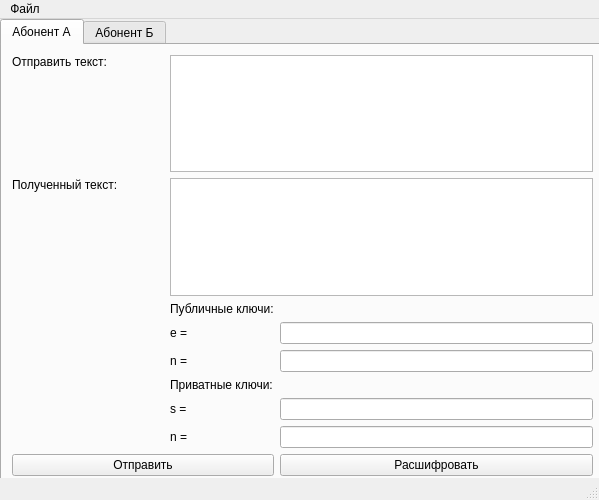
<?xml version="1.0" encoding="UTF-8"?>
<ui version="4.0">
 <class>MainWindow</class>
 <widget class="QMainWindow" name="MainWindow">
  <property name="geometry">
   <rect>
    <x>0</x>
    <y>0</y>
    <width>599</width>
    <height>500</height>
   </rect>
  </property>
  <property name="windowTitle">
   <string>RSA Scrambler</string>
  </property>
  <widget class="QWidget" name="centralwidget">
   <widget class="QTabWidget" name="tabWidget">
    <property name="geometry">
     <rect>
      <x>0</x>
      <y>0</y>
      <width>611</width>
      <height>471</height>
     </rect>
    </property>
    <property name="currentIndex">
     <number>0</number>
    </property>
    <widget class="QWidget" name="user_A">
     <attribute name="title">
      <string>Абонент А</string>
     </attribute>
     <widget class="QWidget" name="gridLayoutWidget_2">
      <property name="geometry">
       <rect>
        <x>10</x>
        <y>10</y>
        <width>581</width>
        <height>421</height>
       </rect>
      </property>
      <layout class="QGridLayout" name="gridLayout_3">
       <item row="7" column="2">
        <widget class="QLabel" name="label_17">
         <property name="text">
          <string>n =</string>
         </property>
        </widget>
       </item>
       <item row="3" column="2">
        <widget class="QLabel" name="label_18">
         <property name="text">
          <string>e =</string>
         </property>
        </widget>
       </item>
       <item row="0" column="2" colspan="2">
        <widget class="QTextEdit" name="enterText_A"/>
       </item>
       <item row="5" column="2">
        <widget class="QLabel" name="label_19">
         <property name="text">
          <string>Приватные ключи:</string>
         </property>
        </widget>
       </item>
       <item row="0" column="0">
        <widget class="QLabel" name="label_20">
         <property name="text">
          <string>Отправить текст:</string>
         </property>
         <property name="alignment">
          <set>Qt::AlignLeading|Qt::AlignLeft|Qt::AlignTop</set>
         </property>
        </widget>
       </item>
       <item row="2" column="2">
        <widget class="QLabel" name="label_21">
         <property name="text">
          <string>Публичные ключи:</string>
         </property>
        </widget>
       </item>
       <item row="4" column="2">
        <widget class="QLabel" name="label_22">
         <property name="text">
          <string>n = </string>
         </property>
        </widget>
       </item>
       <item row="4" column="3">
        <widget class="QLineEdit" name="pub_key_n_A"/>
       </item>
       <item row="6" column="2">
        <widget class="QLabel" name="label_23">
         <property name="text">
          <string>s =</string>
         </property>
        </widget>
       </item>
       <item row="3" column="3">
        <widget class="QLineEdit" name="pub_key_e_A"/>
       </item>
       <item row="6" column="3">
        <widget class="QLineEdit" name="priv_key_s_A"/>
       </item>
       <item row="7" column="3">
        <widget class="QLineEdit" name="priv_key_n_A"/>
       </item>
       <item row="0" column="1">
        <spacer name="horizontalSpacer_3">
         <property name="orientation">
          <enum>Qt::Horizontal</enum>
         </property>
         <property name="sizeType">
          <enum>QSizePolicy::Minimum</enum>
         </property>
         <property name="sizeHint" stdset="0">
          <size>
           <width>40</width>
           <height>20</height>
          </size>
         </property>
        </spacer>
       </item>
       <item row="1" column="0">
        <widget class="QLabel" name="label_24">
         <property name="text">
          <string>Полученный текст:</string>
         </property>
         <property name="alignment">
          <set>Qt::AlignLeading|Qt::AlignLeft|Qt::AlignTop</set>
         </property>
        </widget>
       </item>
       <item row="1" column="2" colspan="2">
        <widget class="QTextEdit" name="receivedText_A">
         <property name="readOnly">
          <bool>true</bool>
         </property>
        </widget>
       </item>
       <item row="8" column="3">
        <widget class="QPushButton" name="encode_A">
         <property name="text">
          <string>Расшифровать</string>
         </property>
        </widget>
       </item>
       <item row="8" column="0" colspan="3">
        <widget class="QPushButton" name="send_A">
         <property name="text">
          <string>Отправить</string>
         </property>
        </widget>
       </item>
      </layout>
     </widget>
    </widget>
    <widget class="QWidget" name="user_B">
     <attribute name="title">
      <string>Абонент Б</string>
     </attribute>
     <widget class="QWidget" name="gridLayoutWidget_3">
      <property name="geometry">
       <rect>
        <x>10</x>
        <y>10</y>
        <width>581</width>
        <height>421</height>
       </rect>
      </property>
      <layout class="QGridLayout" name="gridLayout_6">
       <item row="7" column="2">
        <widget class="QLabel" name="label_41">
         <property name="text">
          <string>n =</string>
         </property>
        </widget>
       </item>
       <item row="3" column="2">
        <widget class="QLabel" name="label_42">
         <property name="text">
          <string>e =</string>
         </property>
        </widget>
       </item>
       <item row="0" column="2" colspan="2">
        <widget class="QTextEdit" name="enterText_B"/>
       </item>
       <item row="5" column="2">
        <widget class="QLabel" name="label_43">
         <property name="text">
          <string>Приватные ключи:</string>
         </property>
        </widget>
       </item>
       <item row="0" column="0">
        <widget class="QLabel" name="label_44">
         <property name="text">
          <string>Отправить текст:</string>
         </property>
         <property name="alignment">
          <set>Qt::AlignLeading|Qt::AlignLeft|Qt::AlignTop</set>
         </property>
        </widget>
       </item>
       <item row="2" column="2">
        <widget class="QLabel" name="label_45">
         <property name="text">
          <string>Публичные ключи:</string>
         </property>
        </widget>
       </item>
       <item row="4" column="2">
        <widget class="QLabel" name="label_46">
         <property name="text">
          <string>n = </string>
         </property>
        </widget>
       </item>
       <item row="4" column="3">
        <widget class="QLineEdit" name="pub_key_n_B"/>
       </item>
       <item row="6" column="2">
        <widget class="QLabel" name="label_47">
         <property name="text">
          <string>s =</string>
         </property>
        </widget>
       </item>
       <item row="3" column="3">
        <widget class="QLineEdit" name="pub_key_e_B"/>
       </item>
       <item row="6" column="3">
        <widget class="QLineEdit" name="priv_key_s_B"/>
       </item>
       <item row="7" column="3">
        <widget class="QLineEdit" name="priv_key_n_B"/>
       </item>
       <item row="0" column="1">
        <spacer name="horizontalSpacer_6">
         <property name="orientation">
          <enum>Qt::Horizontal</enum>
         </property>
         <property name="sizeType">
          <enum>QSizePolicy::Minimum</enum>
         </property>
         <property name="sizeHint" stdset="0">
          <size>
           <width>40</width>
           <height>20</height>
          </size>
         </property>
        </spacer>
       </item>
       <item row="1" column="0">
        <widget class="QLabel" name="label_48">
         <property name="text">
          <string>Полученный текст:</string>
         </property>
         <property name="alignment">
          <set>Qt::AlignLeading|Qt::AlignLeft|Qt::AlignTop</set>
         </property>
        </widget>
       </item>
       <item row="1" column="2" colspan="2">
        <widget class="QTextEdit" name="receivedText_B">
         <property name="readOnly">
          <bool>true</bool>
         </property>
        </widget>
       </item>
       <item row="8" column="3">
        <widget class="QPushButton" name="encode_B">
         <property name="text">
          <string>Расшифровать</string>
         </property>
        </widget>
       </item>
       <item row="8" column="0" colspan="3">
        <widget class="QPushButton" name="send_B">
         <property name="text">
          <string>Отправить</string>
         </property>
        </widget>
       </item>
      </layout>
     </widget>
    </widget>
   </widget>
  </widget>
  <widget class="QStatusBar" name="statusbar"/>
  <widget class="QMenuBar" name="menubar">
   <property name="geometry">
    <rect>
     <x>0</x>
     <y>0</y>
     <width>599</width>
     <height>22</height>
    </rect>
   </property>
   <widget class="QMenu" name="menuFile">
    <property name="title">
     <string>Файл</string>
    </property>
    <addaction name="actionGenerate_public_and_private_keys"/>
    <addaction name="actionAbout"/>
    <addaction name="actionExit"/>
   </widget>
   <addaction name="menuFile"/>
  </widget>
  <action name="actionGenerate_public_and_private_keys">
   <property name="text">
    <string>Генерация ключей</string>
   </property>
  </action>
  <action name="actionAbout">
   <property name="text">
    <string>О программе</string>
   </property>
  </action>
  <action name="actionExit">
   <property name="text">
    <string>Закрыть программу</string>
   </property>
  </action>
 </widget>
 <resources/>
 <connections/>
</ui>
